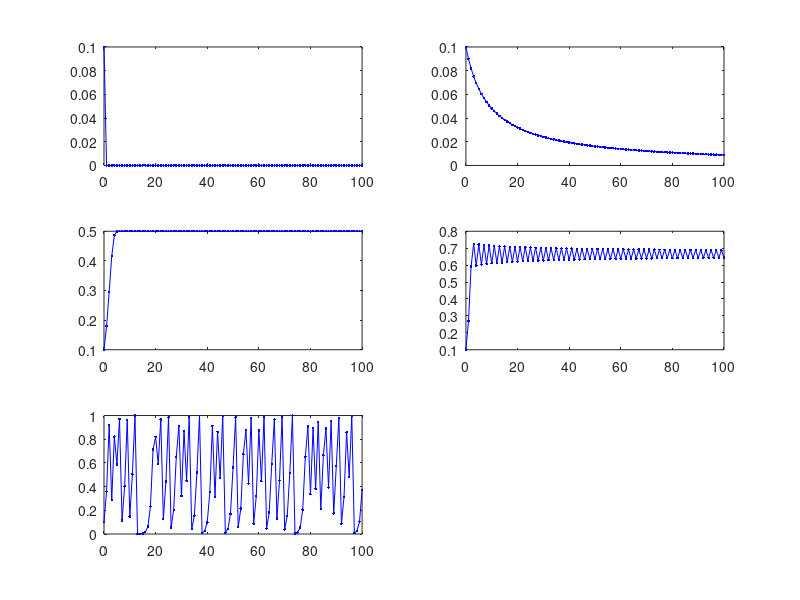

Write the MATLAB code that produced this figure.
%Script that plots the behaviour of a dynamic system that obeys the
%logistic equation for different values of k.
%Date: 02-07-2019
%Written by Jonathan De Sousa

%Clear workspace and screen
clear
clc
close all

%Initialise constants
kspace = linspace(0,5,6); %growth rate of system

%Plot dynamic behaviour for different values of k
for u=1:length(kspace)
    x0 = 0.1; %initial value of system
    %Note: x0=1-(1/k) will given a stable dynamic behaviour because
    %      this is the value for which x0=x1 for every iteration
    k=kspace(u);
    %Iterate system's dynamic behaviour using logistic equation
    for i=1:100
        x1=k*x0*(1-x0);
        subplot(3,2,u)
        plot([i-1,i],[x0,x1],'-b.')
        hold on
        x0=x1;
    end
end

hold off